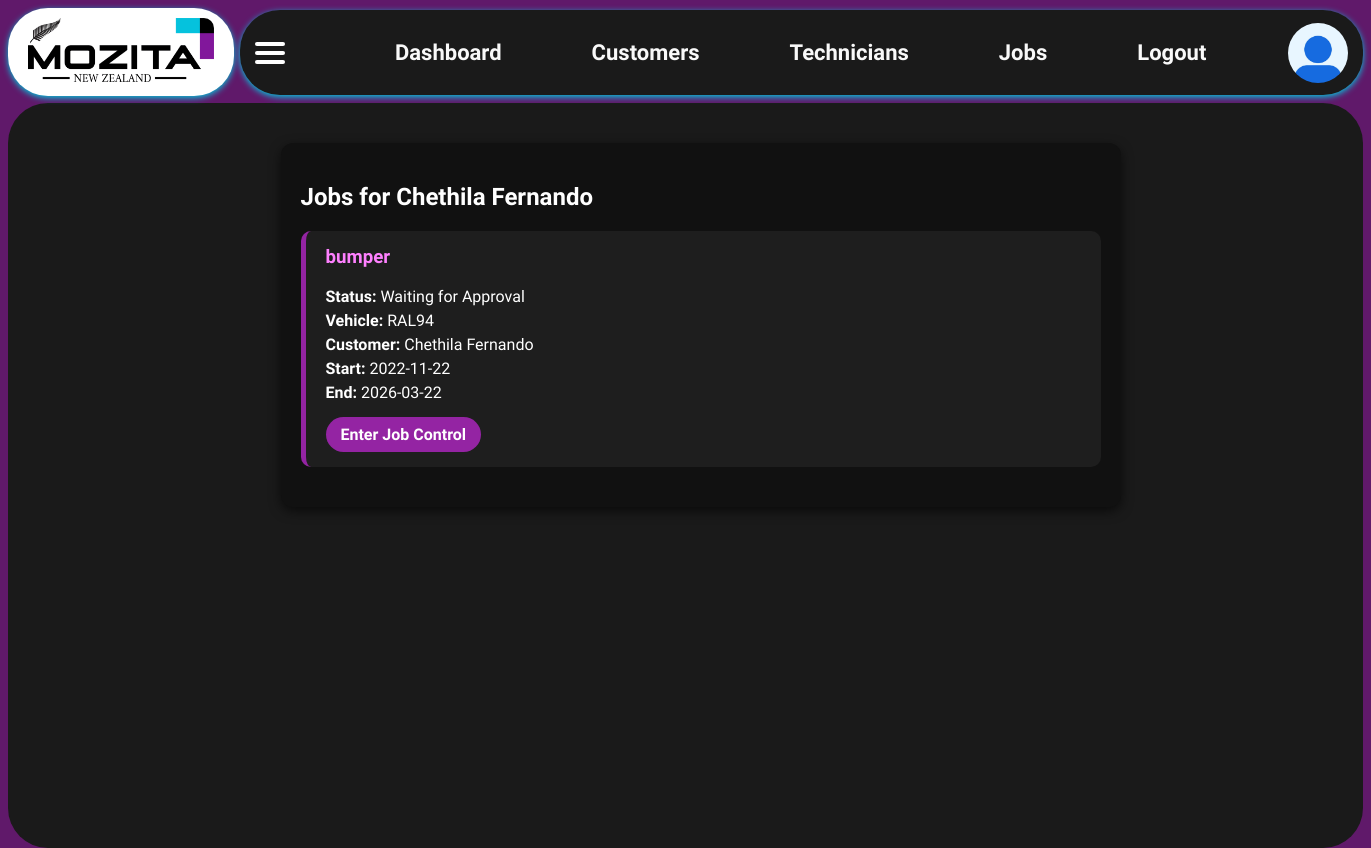
Screenshot of /staff_jobs/1 (signed in) with the database file from the repository.
### app/models.py (models this page shows)
class Technician(db.Model):
    id = db.Column(db.Integer, primary_key=True)
    name = db.Column(db.String(100), nullable=False)
    phone = db.Column(db.String(20))
    specialization = db.Column(db.String(100))
    user_id = db.Column(db.Integer, unique=True, nullable=False)
    jobs = db.relationship('Job', back_populates='technician', cascade="all, delete-orphan")

class Job(db.Model):
    __tablename__ = 'job'
    id = db.Column(db.Integer, primary_key=True)
    vehicle_registration = db.Column(db.String(20))
    description = db.Column(db.Text, nullable=False)
    start_date = db.Column(db.Date)
    end_date = db.Column(db.Date)
    status = db.Column(db.String(50), default='Pending')
    total_cost = db.Column(db.Numeric(10, 2), default=0.00)
    customer_id = db.Column(db.Integer, db.ForeignKey('customer.id'), nullable=False)
    technician_id = db.Column(db.Integer, db.ForeignKey('technician.id'), nullable=False)
    start_time = db.Column(db.DateTime)
    end_time = db.Column(db.DateTime)
    total_work_duration = db.Column(db.Integer, default=0)
    target_duration = db.Column(db.String(20), default='00:00:00')
    pauses = db.relationship('PauseLog', backref='job', cascade="all, delete-orphan")
    pause_reason = db.Column(db.Text)
    paused_at = db.Column(db.DateTime)
    resume_at = db.Column(db.DateTime)
    accepted = db.Column(db.Boolean, default=False)
    customer = db.relationship('Customer', back_populates='jobs')
    technician = db.relationship('Technician', back_populates='jobs')

class Customer(db.Model):
    id = db.Column(db.Integer, primary_key=True)
    name = db.Column(db.String(100), nullable=False)
    email = db.Column(db.String(120), default='Not Provided')
    phone = db.Column(db.String(20), nullable=False)
    address = db.Column(db.String(200), default='Not Provided')
    jobs = db.relationship('Job', back_populates='customer', cascade="all, delete-orphan")

### app/routes.py (the view)
@main.route('/staff_jobs/<int:tech_id>')
@login_required
def staff_jobs(tech_id):
    technician = Technician.query.get_or_404(tech_id)
    jobs = Job.query.filter_by(technician_id=technician.id).all()
    return render_template('staff_jobs.html', technician=technician, jobs=jobs)

### app/models.py (called while the page is built)
@login_manager.user_loader
def load_user(user_id):
    return User.query.get(int(user_id))

    @property
    def is_active(self):
        return self.active

### app/templates/staff_jobs.html (shortened to what this page needs)
{% extends "layout.html" %}
{% block extra_css %}
<link rel="stylesheet" href="https://cdnjs.cloudflare.com/ajax/libs/font-awesome/6.4.0/css/all.min.css">
{% endblock %}
{% block content %}
<div class="jobs-container">
  <h2>Jobs for {{ technician.name }}</h2>
  {% if jobs %}
    {% for job in jobs %}
    <div class="job-card">
      <h3>{{ job.description }}</h3>
      <p><strong>Status:</strong> {{ job.status }}</p>
      <p><strong>Vehicle:</strong> {{ job.vehicle_registration }}</p>
      <p><strong>Customer:</strong> {{ job.customer.name }}</p>
      <p><strong>Start:</strong> {{ job.start_date or 'N/A' }}</p>
      <p><strong>End:</strong> {{ job.end_date or 'N/A' }}</p>
      <div class="action-buttons">
        {% if not job.accepted %}
        <form method="POST" action="{{ url_for('main.accept_job', job_id=job.id) }}">
          <button type="submit">Accept Job</button>
        </form>
        <a href="{{ url_for('main.staff_dashboard') }}" class="button-link">Decline</a>
        {% else %}
        <a href="{{ url_for('main.job_control', job_id=job.id) }}" class="button-link">Enter Job Control</a>
        {% endif %}
      </div>
    </div>
    {% endfor %}
  {% else %}
    <p>No jobs assigned to you.</p>
  {% endif %}
</div>
{% endblock %}

### app/static/main.css (style rules this page uses)
body { font-family: 'Raleway', sans-serif; background-color: #60196a; color: white; margin: 0; padding: 0; }

### app/templates/staff_jobs.html (style rules this page uses)
.jobs-container { max-width: 800px; margin: 30px auto; padding: 20px; background-color: #111; color: white; border-radius: 12px; box-shadow: 0 4px 12px rgba(0,0,0,0.6); }
.job-card { background-color: #1e1e1e; border-radius: 10px; padding: 15px 20px; margin-bottom: 20px; border-left: 5px solid #9424a3; }
.job-card h3 { margin-top: 0; color: #ff80ff; }
.job-card p { margin: 5px 0; }
.action-buttons form, .action-buttons a { display: inline-block; margin-top: 10px; margin-right: 10px; }
.action-buttons button, .action-buttons a.button-link { background-color: #9424a3; color: white; border: none; padding: 8px 15px; border-radius: 20px; cursor: pointer; font-weight: bold; transition: background-color 0.3s; text-decoration: none; }

### rows the page displays
Technician: name "Chethila Fernando"
Job: description "bumper", status "Waiting for Approval", vehicle_registration "RAL94", customer.name "Chethila Fernando", start_date "2022-11-22", end_date "2026-03-22"
